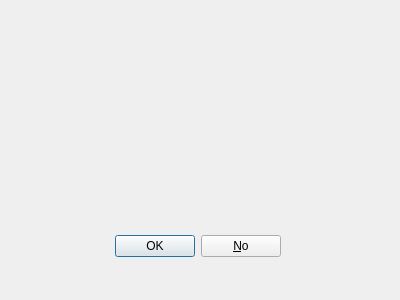
<?xml version="1.0" encoding="UTF-8"?>
<ui version="4.0">
 <class>Dialog</class>
 <widget class="QDialog" name="Dialog">
  <property name="geometry">
   <rect>
    <x>0</x>
    <y>0</y>
    <width>400</width>
    <height>300</height>
   </rect>
  </property>
  <property name="windowTitle">
   <string>ELIMINAR</string>
  </property>
  <widget class="QDialogButtonBox" name="buttonBox">
   <property name="geometry">
    <rect>
     <x>-60</x>
     <y>230</y>
     <width>341</width>
     <height>32</height>
    </rect>
   </property>
   <property name="orientation">
    <enum>Qt::Horizontal</enum>
   </property>
   <property name="standardButtons">
    <set>QDialogButtonBox::No|QDialogButtonBox::Ok</set>
   </property>
  </widget>
 </widget>
 <resources/>
 <connections>
  <connection>
   <sender>buttonBox</sender>
   <signal>accepted()</signal>
   <receiver>Dialog</receiver>
   <slot>accept()</slot>
   <hints>
    <hint type="sourcelabel">
     <x>248</x>
     <y>254</y>
    </hint>
    <hint type="destinationlabel">
     <x>157</x>
     <y>274</y>
    </hint>
   </hints>
  </connection>
  <connection>
   <sender>buttonBox</sender>
   <signal>rejected()</signal>
   <receiver>Dialog</receiver>
   <slot>reject()</slot>
   <hints>
    <hint type="sourcelabel">
     <x>316</x>
     <y>260</y>
    </hint>
    <hint type="destinationlabel">
     <x>286</x>
     <y>274</y>
    </hint>
   </hints>
  </connection>
 </connections>
</ui>
